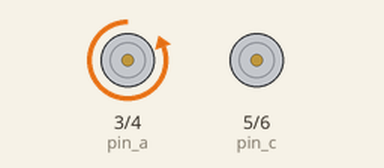
Recording of a sketch running on a simulated Arduino Uno, built with avr-gcc and run on an emulated ATmega328P. Parts: motor-driver pin pairs drawn as motors (green arrow = first pin HIGH = forward, orange = second pin HIGH = backward, longer = more drive).

Above: at 0.1 s.
At 36.8 s:
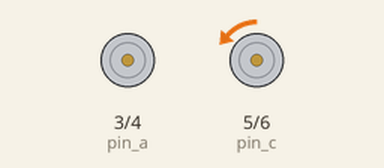
Timing chart, 0 to 40.0 s (numbered marks = the images above):
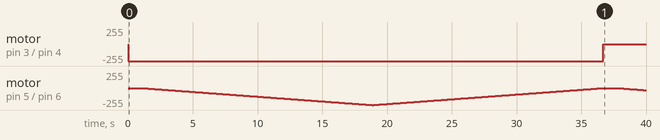

The sketch:

pump_testing.ino
```cpp
/* Pump Controller Testing
* Author: Andrew Amerman
*
* Arduino code that controls the pump through a variable voltage modifier.
* Relay alternates which direction the motor is going (change at 0rpm)
*
*/


const int pin_a = 3; // LOW
const int pin_b = 4; // Relay Enable (HIGH v. LOW for direction)
const int pin_c = 5; // LOW
const int pin_d = 6; // PWM
//const int pot_pin = A4;
boolean pump_direction = LOW;

void setup() {
  pinMode(pin_a, OUTPUT);
  pinMode(pin_b, OUTPUT);
  pinMode(pin_c, OUTPUT);
  pinMode(pin_d, OUTPUT);

  digitalWrite(pin_a, LOW);
  digitalWrite(pin_b, pump_direction);
  digitalWrite(pin_c, LOW);
}

//Note, 250 for analogWrite under load should be max, around 10.8V. any higher may be too fast
//Need to measure RPM to confirm this though. For quick ramp up/down testing, 0-255 is okay.

void loop() {
  for(int i=0; i<255; i++){
    if (i ==0){
      pump_direction = !pump_direction;
      digitalWrite(pin_b, pump_direction);
      delay(1000);
    }
    analogWrite(pin_d, i);
    delay(70);
  }
  for(int i=255; i>0; i--){
    analogWrite(pin_d, i);
    delay(70);
  }
}
```

Measured:
- by itself, motor on pin 3 (pin_a) / pin 4 (pin_b): stopped → backward 255/255 at 0.00 s, → stopped 36.7 s later
